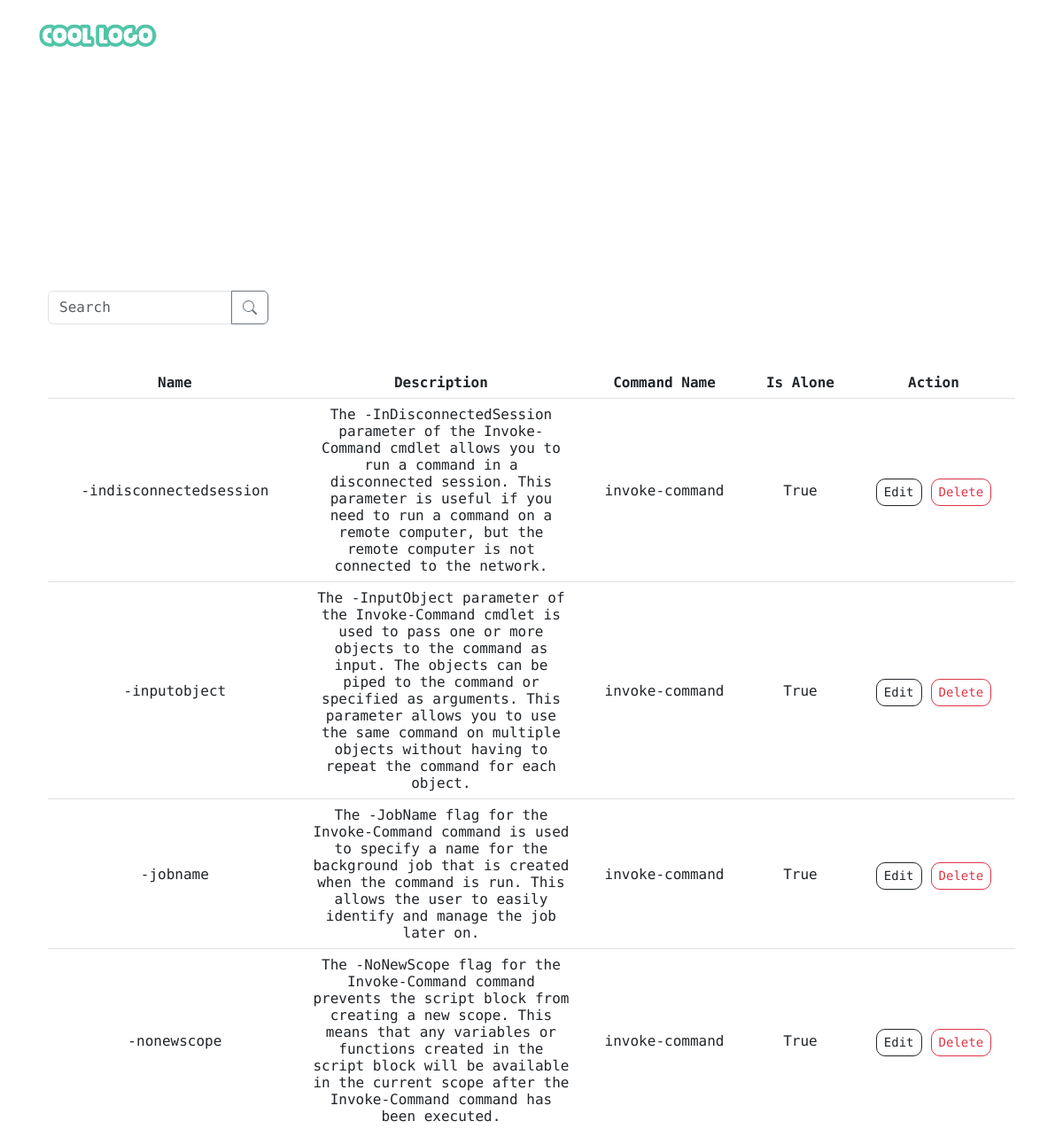
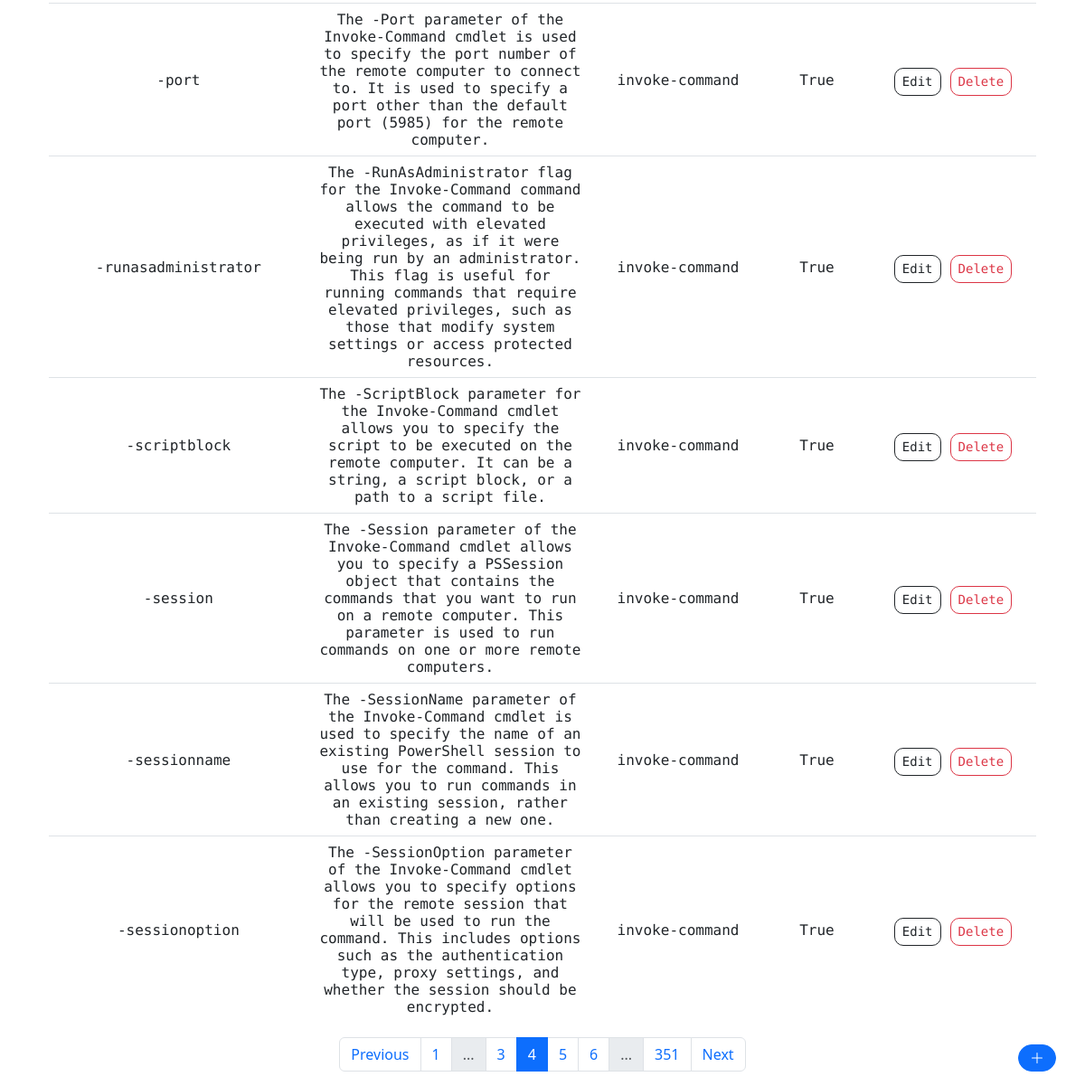
Screenshot of /dashboard/parameters?page=4 (signed in) with the database file from the repository (2 pictures, top to bottom).
### Website/models.py (models this page shows)
class Parameter(db.Model):
    id = db.Column(db.Integer, primary_key=True)
    name = db.Column(db.Integer, nullable=False)
    description = db.Column(db.String(5000), nullable=False)
    is_alone = db.Column(db.Boolean, nullable=False, default=True)
    command_id = db.Column(db.Integer, db.ForeignKey('command.id'))

class Command(db.Model):
    id = db.Column(db.Integer, primary_key=True)
    name = db.Column(db.Integer, nullable=False, unique=True)
    description = db.Column(db.String(5000))
    alias = db.Column(db.String)
    parameters = db.relationship('Parameter', backref='command', lazy=True) #vamos ter uma lista dos parametros associados a este comando

### Website/auth.py (the view, shortened to what this page needs)
@auth.route('/dashboard/parameters', methods=['GET', 'POST'])
@login_required
def parameters():
    deleteform = DeleteParameterForm()
    search_query = None
    search_query = request.args.get('search_query')
    if search_query:
        parameters = Parameter.query.filter(Parameter.name.like(f'%{search_query}%')).order_by(Parameter.id.asc())
    else:
        parameters = Parameter.query.order_by(Parameter.id.asc())
    page = request.args.get('page', 1, type=int) # get the page number from the URL query string
    per_page = 10 # set the number of items per page
    paginated_params = parameters.paginate(page=page, per_page=per_page, error_out=False)
    return render_template("parameters.html", parameters=paginated_params, deleteform=deleteform, search_query=search_query)

### Website/auth.py
class DeleteParameterForm(FlaskForm):
    parameter_id = HiddenField('Parameter ID', validators=[DataRequired()])
    submit_delete = SubmitField('Delete')

### Website/templates/parameters.html (shortened to what this page needs)
{% extends "base_template.html" %}
{% block content %}
<div class="position-fixed bottom-0 end-0 m-3 d-flex align-items-center">
    <a href="{{ url_for('auth.create_parameter') }}" class="btn btn-primary rounded-pill me-3"
        style="font-size: 0.9rem;">
        <svg xmlns="http://www.w3.org/2000/svg" width="16" height="16" fill="currentColor" class="bi bi-plus-lg"
            viewBox="0 0 16 16">
            <path fill-rule="evenodd"
                d="M8 2a.5.5 0 0 1 .5.5v5h5a.5.5 0 0 1 0 1h-5v5a.5.5 0 0 1-1 0v-5h-5a.5.5 0 0 1 0-1h5v-5A.5.5 0 0 1 8 2Z" />
        </svg>
    </a>
</div>
<div class="container-fluid">
    <h1 class="text-center">PARAMETERS TABLE</h1>
    <div class="row mt-3">
        <form class="col row justify-content-start" method="GET" action="{{ url_for('auth.parameters') }}">
            <div class="col-md-4 col-lg-3 mb-3">
                <div class="input-group">
                    <input class="form-control" type="search" placeholder="Search" aria-label="Search"
                        name="search_query">
                    <button class="btn btn-outline-secondary" type="submit" id="button-addon1"></button>
                </div>
            </div>
        </form>
    </div>
    <div class="row mt-3">
        <div class="col">
            <div class="table-responsive-lg text-center">
                <table class="table">
                    <thead>
                        <tr>
                            <th class="align-middle text-center" style="max-width: 250px;">Name</th>
                            <th class="align-middle text-center" style="max-width: 250px;">Description</th>
                            <th class="align-middle text-center" style="max-width: 250px;">Command Name</th>
                            <th class="align-middle text-center" style="max-width: 250px;">Is Alone</th>
                            <th class="align-middle text-center" style="max-width: 250px;">Action</th>
                        </tr>
                    </thead>
                    <tbody>
                        {% for parameter in parameters %}
                        <tr>
                            <td class="align-middle text-center text-truncate" style="max-width: 280px;">{{
                                parameter.name }}</td>
                            <td class="align-middle text-center" style="max-width: 250px;">{{ parameter.description }}
                            </td>
                            <td class="align-middle text-center" style="max-width: 200px;">{{ parameter.command.name }}
                            </td>
                            <td class="align-middle text-center" style="max-width: 200px;">{{ parameter.is_alone }}</td>
                            <td class="align-middle text-center">
                                <div class="d-flex align-items-center justify-content-center">
                                    <form class="d-inline-block" method="POST"
                                        action="{{ url_for('auth.edit_parameter') }}">
                                        <button type="submit" class="btn btn-sm btn-outline-dark"
                                            style="border-radius: 10px;">Edit</button>
                                    </form>
                                    <form class="d-inline" method="POST" style="margin-left: 10px;">
                                        {{ deleteform.submit_delete(class="btn btn-sm btn-outline-danger mr-2",
                                        style="border-radius: 10px;") }}
                                    </form>
                                </div>
                            </td>
                        </tr>
                        {% endfor %}
                    </tbody>
                </table>
            </div>
        </div>
    </div>
    <nav aria-label="Page navigation example">
        <ul class="pagination justify-content-center">
            {% if parameters.has_prev %}
            <li class="page-item">
                <a class="page-link"
                    href="{{ url_for('auth.parameters', page=parameters.prev_num, search_query=search_query) }}">Previous</a>
            </li>
            {% endif %}
            {% for page in parameters.iter_pages(left_edge=1, left_current=1, right_current=2, right_edge=1) %}
            {% if page %}
            {% if parameters.page == page %}
            <li class="page-item active"><a class="page-link" href="#">{{ page }}</a></li>
            {% else %}
            <li class="page-item"><a class="page-link"
                    href="{{ url_for('auth.parameters', page=page, search_query=search_query) }}">{{ page }}</a></li>
            {% endif %}
            {% else %}
            <li class="page-item disabled"><a class="page-link" href="#">...</a></li>
            {% endif %}
            {% endfor %}
            {% if parameters.has_next %}
            <li class="page-item">
                <a class="page-link"
                    href="{{ url_for('auth.parameters', page=parameters.next_num, search_query=search_query) }}">Next</a>
            </li>
            {% endif %}
        </ul>
    </nav>
</div>
{% endblock %}

### Website/static/style.css (style rules this page uses)
form { font-family: 'Fira Code', monospace; padding-top: 20; color: #101521; }

### Website/templates/parameters.html (style rules this page uses)
.table { color: rgb(0, 0, 0); background-color: #ffffffc2; border-radius: 5px; font-family: 'Fira Code', monospace; }
.table td { word-wrap: break-word; }
h1 { color: white; border-radius: 8px; font-family: 'Fira Code', monospace; margin-top: 100px; margin-bottom: 80px; }
.table tbody tr:last-child td { border-bottom: none; }

### rows the page displays
Parameter: name "-indisconnectedsession", description "The -InDisconnectedSession parameter of the Invoke-Command cmdlet allows you to run a command in a disconnected session. This parameter is useful if you need to run a command on a remote computer, but the remote computer is not connected to the network.", command.name "invoke-command", is_alone "True"
Parameter: name "-inputobject", description "The -InputObject parameter of the Invoke-Command cmdlet is used to pass one or more objects to the command as input. The objects can be piped to the command or specified as arguments. This parameter allows you to use the same command on multiple objects without having to repeat the command for each object.", command.name "invoke-command", is_alone "True"
Parameter: name "-jobname", description "The -JobName flag for the Invoke-Command command is used to specify a name for the background job that is created when the command is run. This allows the user to easily identify and manage the job later on.", command.name "invoke-command", is_alone "True"
Parameter: name "-nonewscope", description "The -NoNewScope flag for the Invoke-Command command prevents the script block from creating a new scope. This means that any variables or functions created in the script block will be available in the current scope after the Invoke-Command command has been executed.", command.name "invoke-command", is_alone "True"
Parameter: name "-port", description "The -Port parameter of the Invoke-Command cmdlet is used to specify the port number of the remote computer to connect to. It is used to specify a port other than the default port (5985) for the remote computer.", command.name "invoke-command", is_alone "True"
Parameter: name "-runasadministrator", description "The -RunAsAdministrator flag for the Invoke-Command command allows the command to be executed with elevated privileges, as if it were being run by an administrator. This flag is useful for running commands that require elevated privileges, such as those that modify system settings or access protected resources.", command.name "invoke-command", is_alone "True"
Parameter: name "-scriptblock", description "The -ScriptBlock parameter for the Invoke-Command cmdlet allows you to specify the script to be executed on the remote computer. It can be a string, a script block, or a path to a script file.", command.name "invoke-command", is_alone "True"
Parameter: name "-session", description "The -Session parameter of the Invoke-Command cmdlet allows you to specify a PSSession object that contains the commands that you want to run on a remote computer. This parameter is used to run commands on one or more remote computers.", command.name "invoke-command", is_alone "True"
Parameter: name "-sessionname", description "The -SessionName parameter of the Invoke-Command cmdlet is used to specify the name of an existing PowerShell session to use for the command. This allows you to run commands in an existing session, rather than creating a new one.", command.name "invoke-command", is_alone "True"
Parameter: name "-sessionoption", description "The -SessionOption parameter of the Invoke-Command cmdlet allows you to specify options for the remote session that will be used to run the command. This includes options such as the authentication type, proxy settings, and whether the session should be encrypted.", command.name "invoke-command", is_alone "True"

### other values shown
{{ page }} "1" "3" "5" "6" "351"
{{ page }} "4"
